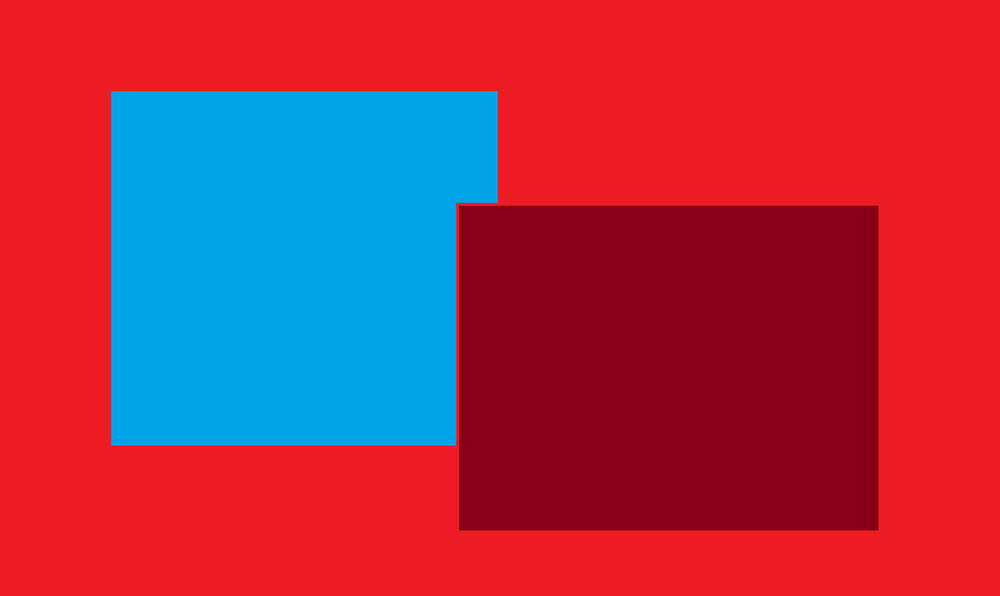
#> input picture ImageProcessing/check.png, 1000 x 596 px, shrunk from 1754 x 1046 before the run
$ python canny_edge.py check.png
#> lines starting #> are read from the running program, lines starting #| are printed output that depends on the picture; after the words box and inside, x2 and y2 are one past the last pixel; in counts of white or black regions, pixels touching at a corner belong together
import cv2
import sys

img = cv2.imread(sys.argv[1])
#> img is the input picture: shape (596, 1000, 3); mean B, G, R 74.3, 50.1, 163.5

cv2.imshow("Original", img)
cv2.namedWindow('bar')
cv2.createTrackbar('min','bar',0,255,lambda x:x)
cv2.createTrackbar('max','bar',0,255,lambda x:x)

while (1):
    min=cv2.getTrackbarPos('min','bar')
    max=cv2.getTrackbarPos('max','bar')
    edges = cv2.Canny(img,min,max)
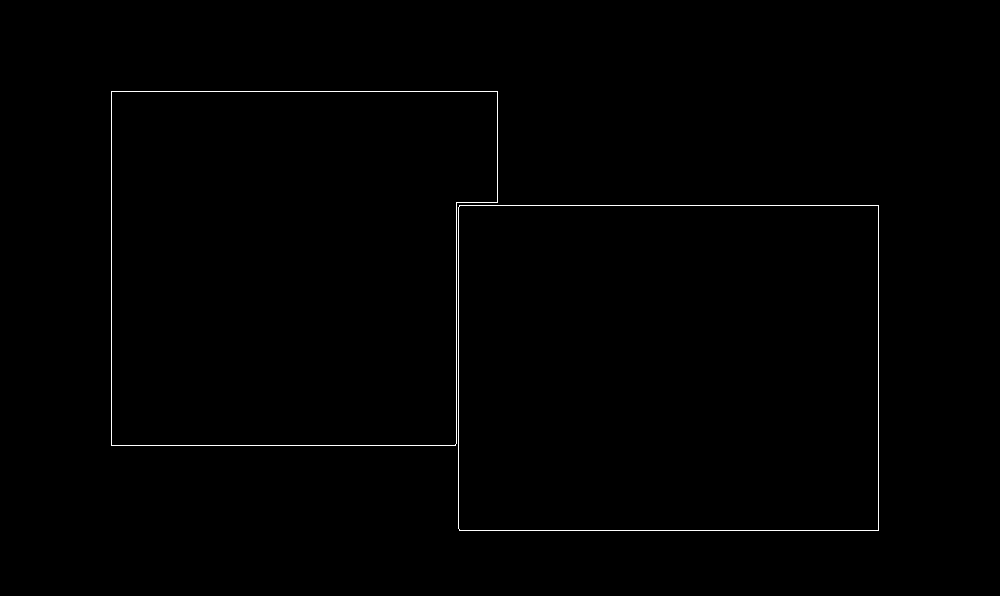
#> edges: shape (596, 1000); 0.5% white in thin lines or dots, all inside (x1, y1, x2, y2) = (111, 91, 879, 531)
    cv2.imshow("Original", img)
    cv2.imshow("Edges", edges)
    k = cv2.waitKey(1) & 0xFF
#> (key Esc is pressed here)
    if k == 27:
        break
cv2.destroyAllWindows()
